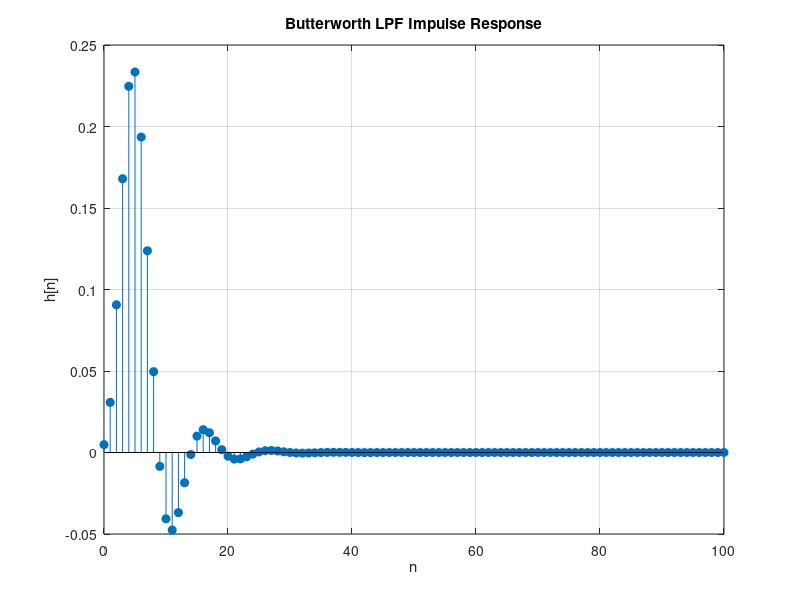

Reproduce this figure in MATLAB.
clear; clc; close all;

% Parameters
fs = 1e6;            % Sampling frequency (Hz)
fc = 100;             % Cutoff frequency (Hz)
N = 50;               % Filter order

% Design FIR Low-pass filter
b = fir1(N, fc/(fs/2));  % Normalized cutoff frequency (0-1)

% Get impulse response
imp = [1; zeros(0.1e3,1)]; % Unit impulse (length 101)
h = filter(b,1,imp);     % Impulse response

% Plot impulse response
stem(0:length(h)-1, h, 'filled');
xlabel('n'); ylabel('h[n]');
title('FIR Low-pass Filter Impulse Response');
grid on;

%%
% Parameters

clear; clc; close all;

fs = 1000;       % Sampling frequency
fc = 100;        % Cutoff frequency
N = 4;           % Filter order

% Design Butterworth LPF
[b,a] = butter(N, fc/(fs/2));

% Impulse response
imp = [1; zeros(100,1)];
h = filter(b,a,imp);

% Plot
stem(0:length(h)-1, h, 'filled');
xlabel('n'); ylabel('h[n]');
title('Butterworth LPF Impulse Response');
grid on;
